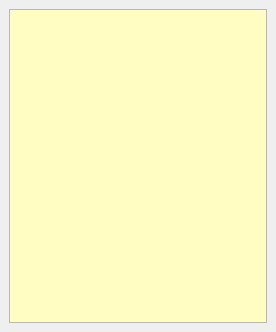
<?xml version="1.0" encoding="UTF-8"?>
<ui version="4.0">
 <class>DockComment</class>
 <widget class="QDockWidget" name="DockComment">
  <property name="geometry">
   <rect>
    <x>0</x>
    <y>0</y>
    <width>276</width>
    <height>332</height>
   </rect>
  </property>
  <property name="features">
   <set>QDockWidget::DockWidgetFloatable|QDockWidget::DockWidgetMovable</set>
  </property>
  <property name="windowTitle">
   <string>Notes</string>
  </property>
  <widget class="QWidget" name="dockWidgetContents">
   <layout class="QGridLayout" name="gridLayout">
    <item row="0" column="0">
     <widget class="QTextEdit" name="textEdit">
      <property name="palette">
       <palette>
        <active>
         <colorrole role="Base">
          <brush brushstyle="SolidPattern">
           <color alpha="255">
            <red>255</red>
            <green>253</green>
            <blue>193</blue>
           </color>
          </brush>
         </colorrole>
        </active>
        <inactive>
         <colorrole role="Base">
          <brush brushstyle="SolidPattern">
           <color alpha="255">
            <red>255</red>
            <green>253</green>
            <blue>193</blue>
           </color>
          </brush>
         </colorrole>
        </inactive>
        <disabled>
         <colorrole role="Base">
          <brush brushstyle="SolidPattern">
           <color alpha="255">
            <red>212</red>
            <green>208</green>
            <blue>200</blue>
           </color>
          </brush>
         </colorrole>
        </disabled>
       </palette>
      </property>
     </widget>
    </item>
   </layout>
  </widget>
 </widget>
 <resources/>
 <connections/>
</ui>
